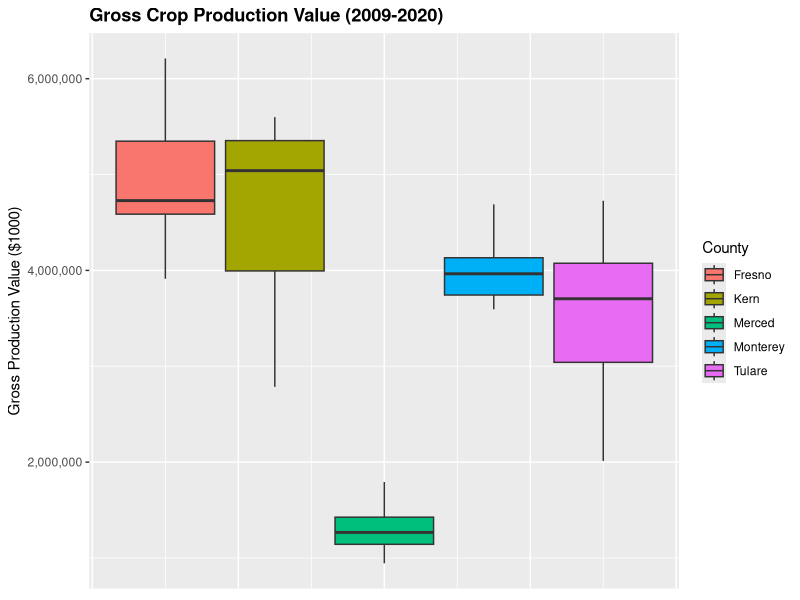
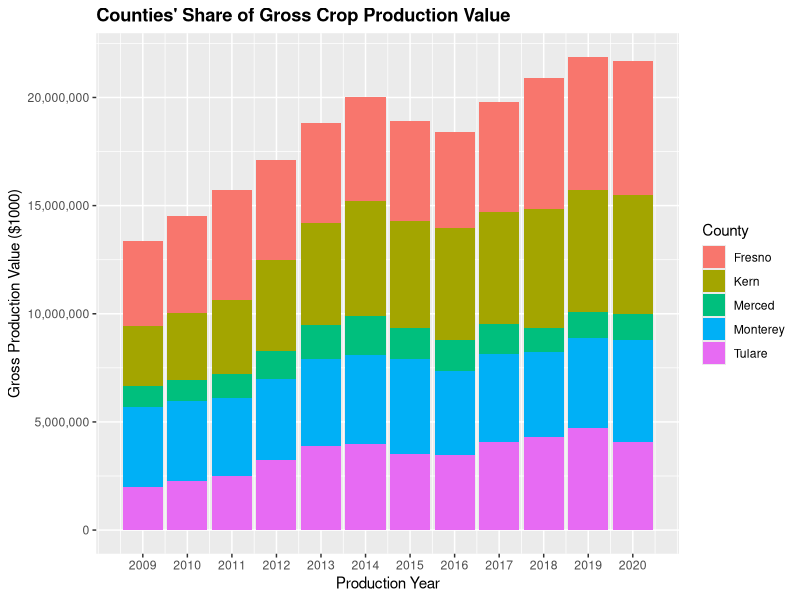
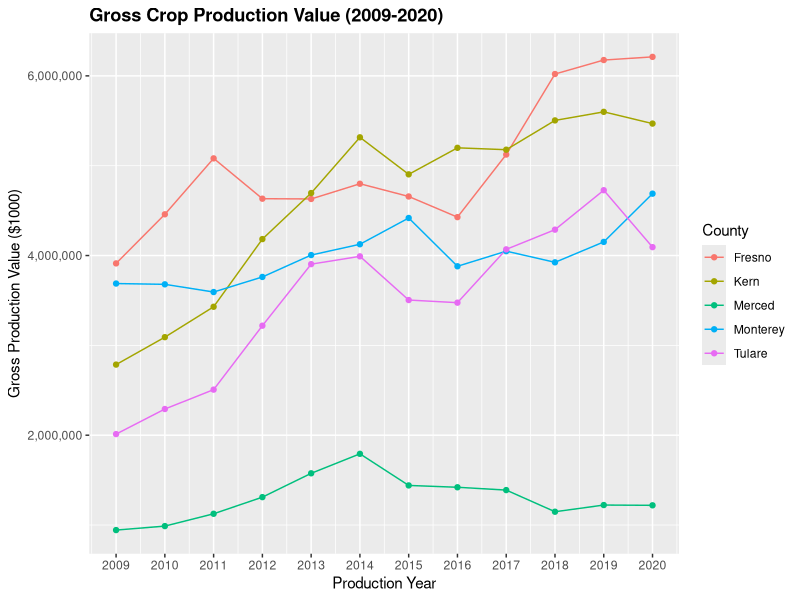

Reproduce these figures in R, in order.
#read in ag crop production data files 2009-2020
library(tidyverse)
library(stringr)
setwd("/Users/christinaharrington/Desktop/ESP-106-Final-Project/Ag Production")

#Set Directory so that if you gave one folder with all your data, someone could read in each data set by only chaning the set directory at the top.

#For all data sets for years 2009-2020, write subset function so we only see data for the 5 counties of interest: Fresno, Kern, Monterey, Merced and Tulare.
#Remove crops that aren't produce or feed (e.g. hay) by finding all crops that contain the words: apiary, cattle, fish, hogs, chickens, eggs, livestock, manure, milk, poultry, sheep, turkeys, wool, flowers, forest products, nursery products, pasture, silage, ostrich,birds,goats (str_detect from stringr package)
#Notice that some data sets have a space at the end of the County name and crop names, while some data sets do not.Remove the trailing white space from those vectors to avoid double counting of crops when you combine all the data frames later.

#2009 DATA
ag2009=read.csv("2009cropyear.csv")
ag2009$Crop.Name=trimws(ag2009$Crop.Name,which="r")
ag2009$County=trimws(ag2009$County,which="r")

ag2009_cntcrops=subset(ag2009,County%in%c("Fresno","Kern","Monterey","Merced","Tulare") &
                      FALSE == str_detect(Crop.Name,"APIARY") &
                      FALSE == str_detect(Crop.Name,"CATTLE") &
                      FALSE == str_detect(Crop.Name,"FISH") &
                      FALSE == str_detect(Crop.Name,"HOGS") &
                      FALSE == str_detect(Crop.Name,"CHICKENS") &
                        FALSE == str_detect(Crop.Name,"EGGS") &
                        FALSE == str_detect(Crop.Name,"LIVESTOCK") &
                        FALSE == str_detect(Crop.Name,"MANURE") &
                        FALSE == str_detect(Crop.Name,"MILK") &
                        FALSE == str_detect(Crop.Name,"POULTRY") &
                        FALSE == str_detect(Crop.Name,"SHEEP") &
                        FALSE == str_detect(Crop.Name,"WOOL") &
                        FALSE == str_detect(Crop.Name,"SILAGE") &
                        FALSE == str_detect(Crop.Name,"NURSERY") &
                        FALSE == str_detect(Crop.Name,"FOREST") &
                        FALSE == str_detect(Crop.Name,"FLOWERS") &
                        FALSE == str_detect(Crop.Name,"PASTURE") &
                        FALSE == str_detect(Crop.Name,"CHRISTMAS") &
                        FALSE == str_detect(Crop.Name,"TURKEYS") &
                        FALSE == str_detect(Crop.Name,"BIRDS") &
                        FALSE == str_detect(Crop.Name,"GOATS") &
                        FALSE == str_detect(Crop.Name,"OSTRICH") &
                        FALSE == str_detect(Crop.Name,"BIOMASS"))

#2010 DATA
ag2010=read.csv("2010cropyear.csv")   
ag2010$Crop.Name=trimws(ag2010$Crop.Name,which="r")
ag2010$County=trimws(ag2010$County,which="r")

ag2010_cntcrops=subset(ag2010,County%in%c("Fresno","Kern","Monterey","Merced","Tulare") &
                         FALSE == str_detect(Crop.Name,"APIARY") &
                         FALSE == str_detect(Crop.Name,"CATTLE") &
                         FALSE == str_detect(Crop.Name,"FISH") &
                         FALSE == str_detect(Crop.Name,"HOGS") &
                         FALSE == str_detect(Crop.Name,"CHICKENS") &
                         FALSE == str_detect(Crop.Name,"EGGS") &
                         FALSE == str_detect(Crop.Name,"LIVESTOCK") &
                         FALSE == str_detect(Crop.Name,"MANURE") &
                         FALSE == str_detect(Crop.Name,"MILK") &
                         FALSE == str_detect(Crop.Name,"POULTRY") &
                         FALSE == str_detect(Crop.Name,"SHEEP") &
                         FALSE == str_detect(Crop.Name,"TURKEYS") &
                         FALSE == str_detect(Crop.Name,"WOOL") &
                         FALSE == str_detect(Crop.Name,"SILAGE") &
                         FALSE == str_detect(Crop.Name,"NURSERY") &
                         FALSE == str_detect(Crop.Name,"FOREST") &
                         FALSE == str_detect(Crop.Name,"FLOWERS") &
                         FALSE == str_detect(Crop.Name,"PASTURE") &
                         FALSE == str_detect(Crop.Name,"CHRISTMAS") &
                         FALSE == str_detect(Crop.Name,"BIRDS") &
                         FALSE == str_detect(Crop.Name,"GOATS") &
                         FALSE == str_detect(Crop.Name,"OSTRICH") &
                         FALSE == str_detect(Crop.Name,"BIOMASS"))


#2011 DATA
ag2011=read.csv("2011cropyear.csv")
ag2011$Crop.Name=trimws(ag2011$Crop.Name,which="r")
ag2011$County=trimws(ag2011$County,which="r")

ag2011_cntcrops=subset(ag2011,County%in%c("Fresno","Kern","Monterey","Merced","Tulare") &
                         FALSE == str_detect(Crop.Name,"APIARY") &
                         FALSE == str_detect(Crop.Name,"CATTLE") &
                         FALSE == str_detect(Crop.Name,"FISH") &
                         FALSE == str_detect(Crop.Name,"HOGS") &
                         FALSE == str_detect(Crop.Name,"CHICKENS") &
                         FALSE == str_detect(Crop.Name,"EGGS") &
                         FALSE == str_detect(Crop.Name,"LIVESTOCK") &
                         FALSE == str_detect(Crop.Name,"MANURE") &
                         FALSE == str_detect(Crop.Name,"MILK") &
                         FALSE == str_detect(Crop.Name,"POULTRY") &
                         FALSE == str_detect(Crop.Name,"SHEEP") &
                         FALSE == str_detect(Crop.Name,"TURKEYS") &
                         FALSE == str_detect(Crop.Name,"WOOL") &
                         FALSE == str_detect(Crop.Name,"SILAGE") &
                         FALSE == str_detect(Crop.Name,"NURSERY") &
                         FALSE == str_detect(Crop.Name,"FOREST") &
                         FALSE == str_detect(Crop.Name,"FLOWERS") &
                         FALSE == str_detect(Crop.Name,"PASTURE") &
                         FALSE == str_detect(Crop.Name,"CHRISTMAS") &
                         FALSE == str_detect(Crop.Name,"BIRDS") &
                         FALSE == str_detect(Crop.Name,"GOATS") &
                         FALSE == str_detect(Crop.Name,"OSTRICH") &
                         FALSE == str_detect(Crop.Name,"BIOMASS"))


#2012 DATA
ag2012=read.csv("2012cropyear.csv")
ag2012$Crop.Name=trimws(ag2012$Crop.Name,which="r")
ag2012$County=trimws(ag2012$County,which="r")

ag2012_cntcrops=subset(ag2012,County%in%c("Fresno","Kern","Monterey","Merced","Tulare") &
                         FALSE == str_detect(Crop.Name,"APIARY") &
                         FALSE == str_detect(Crop.Name,"CATTLE") &
                         FALSE == str_detect(Crop.Name,"FISH") &
                         FALSE == str_detect(Crop.Name,"HOGS") &
                         FALSE == str_detect(Crop.Name,"CHICKENS") &
                         FALSE == str_detect(Crop.Name,"EGGS") &
                         FALSE == str_detect(Crop.Name,"LIVESTOCK") &
                         FALSE == str_detect(Crop.Name,"MANURE") &
                         FALSE == str_detect(Crop.Name,"MILK") &
                         FALSE == str_detect(Crop.Name,"POULTRY") &
                         FALSE == str_detect(Crop.Name,"SHEEP") &
                         FALSE == str_detect(Crop.Name,"TURKEYS") &
                         FALSE == str_detect(Crop.Name,"WOOL") &
                         FALSE == str_detect(Crop.Name,"SILAGE") &
                         FALSE == str_detect(Crop.Name,"NURSERY") &
                         FALSE == str_detect(Crop.Name,"FOREST") &
                         FALSE == str_detect(Crop.Name,"FLOWERS") &
                         FALSE == str_detect(Crop.Name,"PASTURE") &
                         FALSE == str_detect(Crop.Name,"CHRISTMAS") &
                         FALSE == str_detect(Crop.Name,"BIRDS") &
                         FALSE == str_detect(Crop.Name,"GOATS") &
                         FALSE == str_detect(Crop.Name,"OSTRICH") &
                         FALSE == str_detect(Crop.Name,"BIOMASS"))

              
#2013 DATA
ag2013=read.csv("2013cropyear.csv")
ag2013_cntcrops=subset(ag2013,County%in%c("Fresno","Kern","Monterey","Merced","Tulare") &
                         FALSE == str_detect(Crop.Name,"APIARY") &
                         FALSE == str_detect(Crop.Name,"CATTLE") &
                         FALSE == str_detect(Crop.Name,"FISH") &
                         FALSE == str_detect(Crop.Name,"HOGS") &
                         FALSE == str_detect(Crop.Name,"CHICKENS") &
                         FALSE == str_detect(Crop.Name,"EGGS") &
                         FALSE == str_detect(Crop.Name,"LIVESTOCK") &
                         FALSE == str_detect(Crop.Name,"MANURE") &
                         FALSE == str_detect(Crop.Name,"MILK") &
                         FALSE == str_detect(Crop.Name,"POULTRY") &
                         FALSE == str_detect(Crop.Name,"SHEEP") &
                         FALSE == str_detect(Crop.Name,"TURKEYS") &
                         FALSE == str_detect(Crop.Name,"WOOL") &
                         FALSE == str_detect(Crop.Name,"SILAGE") &
                         FALSE == str_detect(Crop.Name,"NURSERY") &
                         FALSE == str_detect(Crop.Name,"FOREST") &
                         FALSE == str_detect(Crop.Name,"FLOWERS") &
                         FALSE == str_detect(Crop.Name,"PASTURE") &
                         FALSE == str_detect(Crop.Name,"CHRISTMAS") &
                         FALSE == str_detect(Crop.Name,"BIRDS") &
                         FALSE == str_detect(Crop.Name,"GOATS") &
                         FALSE == str_detect(Crop.Name,"OSTRICH") &
                         FALSE == str_detect(Crop.Name,"BIOMASS"))
#2014 DATA
ag2014=read.csv("2014cropyear.csv")
ag2014_cntcrops=subset(ag2014,County%in%c("Fresno","Kern","Monterey","Merced","Tulare") &
                         FALSE == str_detect(Crop.Name,"APIARY") &
                         FALSE == str_detect(Crop.Name,"CATTLE") &
                         FALSE == str_detect(Crop.Name,"FISH") &
                         FALSE == str_detect(Crop.Name,"HOGS") &
                         FALSE == str_detect(Crop.Name,"CHICKENS") &
                         FALSE == str_detect(Crop.Name,"EGGS") &
                         FALSE == str_detect(Crop.Name,"LIVESTOCK") &
                         FALSE == str_detect(Crop.Name,"MANURE") &
                         FALSE == str_detect(Crop.Name,"MILK") &
                         FALSE == str_detect(Crop.Name,"POULTRY") &
                         FALSE == str_detect(Crop.Name,"SHEEP") &
                         FALSE == str_detect(Crop.Name,"TURKEYS") &
                         FALSE == str_detect(Crop.Name,"WOOL") &
                         FALSE == str_detect(Crop.Name,"SILAGE") &
                         FALSE == str_detect(Crop.Name,"NURSERY") &
                         FALSE == str_detect(Crop.Name,"FOREST") &
                         FALSE == str_detect(Crop.Name,"FLOWERS") &
                         FALSE == str_detect(Crop.Name,"PASTURE") &
                         FALSE == str_detect(Crop.Name,"CHRISTMAS") &
                         FALSE == str_detect(Crop.Name,"BIRDS") &
                         FALSE == str_detect(Crop.Name,"GOATS") &
                         FALSE == str_detect(Crop.Name,"OSTRICH") &
                         FALSE == str_detect(Crop.Name,"BIOMASS"))

#2015 DATA
ag2015=read.csv("2015cropyear.csv")
ag2015_cntcrops=subset(ag2015,County%in%c("Fresno","Kern","Monterey","Merced","Tulare") &
                         FALSE == str_detect(Crop.Name,"APIARY") &
                         FALSE == str_detect(Crop.Name,"CATTLE") &
                         FALSE == str_detect(Crop.Name,"FISH") &
                         FALSE == str_detect(Crop.Name,"HOGS") &
                         FALSE == str_detect(Crop.Name,"CHICKENS") &
                         FALSE == str_detect(Crop.Name,"EGGS") &
                         FALSE == str_detect(Crop.Name,"LIVESTOCK") &
                         FALSE == str_detect(Crop.Name,"MANURE") &
                         FALSE == str_detect(Crop.Name,"MILK") &
                         FALSE == str_detect(Crop.Name,"POULTRY") &
                         FALSE == str_detect(Crop.Name,"SHEEP") &
                         FALSE == str_detect(Crop.Name,"TURKEYS") &
                         FALSE == str_detect(Crop.Name,"WOOL") &
                         FALSE == str_detect(Crop.Name,"SILAGE") &
                         FALSE == str_detect(Crop.Name,"NURSERY") &
                         FALSE == str_detect(Crop.Name,"FOREST") &
                         FALSE == str_detect(Crop.Name,"FLOWERS") &
                         FALSE == str_detect(Crop.Name,"PASTURE") &
                         FALSE == str_detect(Crop.Name,"CHRISTMAS") &
                         FALSE == str_detect(Crop.Name,"BIRDS") &
                         FALSE == str_detect(Crop.Name,"GOATS") &
                         FALSE == str_detect(Crop.Name,"OSTRICH") &
                         FALSE == str_detect(Crop.Name,"BIOMASS"))
#2016 DATA
ag2016=read.csv("2016cropyear.csv")
ag2016_cntcrops=subset(ag2016,County%in%c("Fresno","Kern","Monterey","Merced","Tulare") &
                         FALSE == str_detect(Crop.Name,"APIARY") &
                         FALSE == str_detect(Crop.Name,"CATTLE") &
                         FALSE == str_detect(Crop.Name,"FISH") &
                         FALSE == str_detect(Crop.Name,"HOGS") &
                         FALSE == str_detect(Crop.Name,"CHICKENS") &
                         FALSE == str_detect(Crop.Name,"EGGS") &
                         FALSE == str_detect(Crop.Name,"LIVESTOCK") &
                         FALSE == str_detect(Crop.Name,"MANURE") &
                         FALSE == str_detect(Crop.Name,"MILK") &
                         FALSE == str_detect(Crop.Name,"POULTRY") &
                         FALSE == str_detect(Crop.Name,"SHEEP") &
                         FALSE == str_detect(Crop.Name,"TURKEYS") &
                         FALSE == str_detect(Crop.Name,"WOOL") &
                         FALSE == str_detect(Crop.Name,"SILAGE") &
                         FALSE == str_detect(Crop.Name,"NURSERY") &
                         FALSE == str_detect(Crop.Name,"FOREST") &
                         FALSE == str_detect(Crop.Name,"FLOWERS") &
                         FALSE == str_detect(Crop.Name,"PASTURE") &
                         FALSE == str_detect(Crop.Name,"CHRISTMAS") &
                         FALSE == str_detect(Crop.Name,"BIRDS") &
                         FALSE == str_detect(Crop.Name,"GOATS") &
                         FALSE == str_detect(Crop.Name,"OSTRICH") &
                         FALSE == str_detect(Crop.Name,"BIOMASS "))

#2017 DATA
ag2017=read.csv("2017cropyear.csv")
ag2017$Crop.Name=trimws(ag2017$Crop.Name,which="r")
ag2017$County=trimws(ag2017$County,which="r")

ag2017_cntcrops=subset(ag2017,County%in%c("Fresno","Kern","Monterey","Merced","Tulare") &
                         FALSE == str_detect(Crop.Name,"APIARY") &
                         FALSE == str_detect(Crop.Name,"CATTLE") &
                         FALSE == str_detect(Crop.Name,"FISH") &
                         FALSE == str_detect(Crop.Name,"HOGS") &
                         FALSE == str_detect(Crop.Name,"CHICKENS") &
                         FALSE == str_detect(Crop.Name,"EGGS") &
                         FALSE == str_detect(Crop.Name,"LIVESTOCK") &
                         FALSE == str_detect(Crop.Name,"MANURE") &
                         FALSE == str_detect(Crop.Name,"MILK") &
                         FALSE == str_detect(Crop.Name,"POULTRY") &
                         FALSE == str_detect(Crop.Name,"SHEEP") &
                         FALSE == str_detect(Crop.Name,"TURKEYS") &
                         FALSE == str_detect(Crop.Name,"WOOL") &
                         FALSE == str_detect(Crop.Name,"SILAGE") &
                         FALSE == str_detect(Crop.Name,"NURSERY") &
                         FALSE == str_detect(Crop.Name,"FOREST") &
                         FALSE == str_detect(Crop.Name,"FLOWERS") &
                         FALSE == str_detect(Crop.Name,"PASTURE") &
                         FALSE == str_detect(Crop.Name,"CHRISTMAS") &
                         FALSE == str_detect(Crop.Name,"BIRDS") &
                         FALSE == str_detect(Crop.Name,"GOATS") &
                         FALSE == str_detect(Crop.Name,"OSTRICH") &
                         FALSE == str_detect(Crop.Name,"BIOMASS"))


#2018 DATA
ag2018err=read.csv("2018cactbsErrata.csv")
ag2018err$Crop.Name=trimws(ag2018err$Crop.Name,which="r")
ag2018err$County=trimws(ag2018err$County,which="r")

ag2018_cntcrops=subset(ag2018err,County%in%c("Fresno","Kern","Monterey","Merced","Tulare") &
                         FALSE == str_detect(Crop.Name,"APIARY") &
                         FALSE == str_detect(Crop.Name,"CATTLE") &
                         FALSE == str_detect(Crop.Name,"FISH") &
                         FALSE == str_detect(Crop.Name,"HOGS") &
                         FALSE == str_detect(Crop.Name,"CHICKENS") &
                         FALSE == str_detect(Crop.Name,"EGGS") &
                         FALSE == str_detect(Crop.Name,"LIVESTOCK") &
                         FALSE == str_detect(Crop.Name,"MANURE") &
                         FALSE == str_detect(Crop.Name,"MILK") &
                         FALSE == str_detect(Crop.Name,"POULTRY") &
                         FALSE == str_detect(Crop.Name,"SHEEP") &
                         FALSE == str_detect(Crop.Name,"TURKEYS") &
                         FALSE == str_detect(Crop.Name,"WOOL") &
                         FALSE == str_detect(Crop.Name,"SILAGE") &
                         FALSE == str_detect(Crop.Name,"NURSERY") &
                         FALSE == str_detect(Crop.Name,"FOREST") &
                         FALSE == str_detect(Crop.Name,"FLOWERS") &
                         FALSE == str_detect(Crop.Name,"PASTURE") &
                         FALSE == str_detect(Crop.Name,"CHRISTMAS") &
                         FALSE == str_detect(Crop.Name,"BIRDS") &
                         FALSE == str_detect(Crop.Name,"GOATS") &
                         FALSE == str_detect(Crop.Name,"OSTRICH") &
                         FALSE == str_detect(Crop.Name,"BIOMASS"))


#2019 DATA
ag2019=read.csv("2019cropyear.csv")
ag2019$Crop.Name=trimws(ag2019$Crop.Name,which="r")
ag2019$County=trimws(ag2019$County,which="r")

ag2019_cntcrops=subset(ag2019,County%in%c("Fresno","Kern","Monterey","Merced","Tulare") &
                         FALSE == str_detect(Crop.Name,"APIARY") &
                         FALSE == str_detect(Crop.Name,"CATTLE") &
                         FALSE == str_detect(Crop.Name,"FISH") &
                         FALSE == str_detect(Crop.Name,"HOGS") &
                         FALSE == str_detect(Crop.Name,"CHICKENS") &
                         FALSE == str_detect(Crop.Name,"EGGS") &
                         FALSE == str_detect(Crop.Name,"LIVESTOCK") &
                         FALSE == str_detect(Crop.Name,"MANURE") &
                         FALSE == str_detect(Crop.Name,"MILK") &
                         FALSE == str_detect(Crop.Name,"POULTRY") &
                         FALSE == str_detect(Crop.Name,"SHEEP") &
                         FALSE == str_detect(Crop.Name,"TURKEYS") &
                         FALSE == str_detect(Crop.Name,"WOOL") &
                         FALSE == str_detect(Crop.Name,"SILAGE") &
                         FALSE == str_detect(Crop.Name,"NURSERY") &
                         FALSE == str_detect(Crop.Name,"FOREST") &
                         FALSE == str_detect(Crop.Name,"FLOWERS") &
                         FALSE == str_detect(Crop.Name,"PASTURE") &
                         FALSE == str_detect(Crop.Name,"CHRISTMAS") &
                         FALSE == str_detect(Crop.Name,"BIRDS") &
                         FALSE == str_detect(Crop.Name,"GOATS") &
                         FALSE == str_detect(Crop.Name,"OSTRICH") &
                         FALSE == str_detect(Crop.Name,"BIOMASS"))

#2020 DATA
ag2020=read.csv("2020cropyear.csv")
ag2020$Crop.Name=trimws(ag2020$Crop.Name,which="r")
ag2020$County=trimws(ag2020$County,which="r")
  
ag2020_cntcrops=subset(ag2020,County%in%c("Fresno","Kern","Monterey","Merced","Tulare") &
                         FALSE == str_detect(Crop.Name,"APIARY") &
                         FALSE == str_detect(Crop.Name,"CATTLE") &
                         FALSE == str_detect(Crop.Name,"FISH") &
                         FALSE == str_detect(Crop.Name,"HOGS") &
                         FALSE == str_detect(Crop.Name,"CHICKENS") &
                         FALSE == str_detect(Crop.Name,"EGGS") &
                         FALSE == str_detect(Crop.Name,"LIVESTOCK") &
                         FALSE == str_detect(Crop.Name,"MANURE") &
                         FALSE == str_detect(Crop.Name,"MILK") &
                         FALSE == str_detect(Crop.Name,"POULTRY") &
                         FALSE == str_detect(Crop.Name,"SHEEP") &
                         FALSE == str_detect(Crop.Name,"TURKEYS") &
                         FALSE == str_detect(Crop.Name,"WOOL") &
                         FALSE == str_detect(Crop.Name,"SILAGE") &
                         FALSE == str_detect(Crop.Name,"NURSERY") &
                         FALSE == str_detect(Crop.Name,"FOREST") &
                         FALSE == str_detect(Crop.Name,"FLOWERS") &
                         FALSE == str_detect(Crop.Name,"PASTURE") &
                         FALSE == str_detect(Crop.Name,"CHRISTMAS") &
                         FALSE == str_detect(Crop.Name,"BIRDS") &
                         FALSE == str_detect(Crop.Name,"GOATS") &
                         FALSE == str_detect(Crop.Name,"OSTRICH") &
                         FALSE == str_detect(Crop.Name,"BIOMASS"))

#Change the 2020 data set column names so it matches the column names of the other data sets, otherwise you won't be able to combine the data frame with the others.
ag2020_cntcrops=rename(ag2020_cntcrops,Yield=Yield..Unit.Acre.,Price.P.U=Price..Dollars.Unit.,Value=Value..Dollars.)


#Now combine all data frames so you see all counties for every year 2009-2020.Some years have differing numbers of observations, so you'll want to use the bind_row function.

allag=bind_rows(ag2009_cntcrops,ag2010_cntcrops,ag2011_cntcrops,ag2012_cntcrops,ag2013_cntcrops,ag2014_cntcrops,ag2015_cntcrops,ag2016_cntcrops,ag2017_cntcrops,ag2018_cntcrops,ag2019_cntcrops,ag2020_cntcrops)


#This isn't the final data frame we're interested in, but create some exploratory data plots & stats of the new data frame. 

yield_summary=print(summary(allag$Yield))
prod_summary=print(summary(allag$Production))
value_summary=print(summary(allag$Value))
harvest_summary=print(summary(allag$Harvested.Acres))

#We're interested in the total value of production for each county in each year. 
#Create data frame that has columns Year, County, Total Value only. We need to sum the value of all crops for each county per year.
#The total production values will be high (in the billions), so far clarity on the graph, divide the value by 1000.
#Use 'group_by' and 'summarize' functions in dplyr

county_yr_total=allag %>%
  group_by(County,Year) %>%
  summarize(Value_sum = sum(Value)/1000)

#Produce exploratory data for the new dataframe
YrCounty_Valuesummary=print(summary(county_yr_total$Value_sum))

YrCountyBoxplot=print(
  ggplot(county_yr_total,aes(y=Value_sum,fill=County))+
  geom_boxplot()+
  scale_y_continuous(name="Gross Production Value ($1000)",labels=scales::comma)+
  ggtitle("Gross Crop Production Value (2009-2020)")+
  theme(plot.title = element_text(face="bold"),
        axis.ticks.x=element_blank(),
        axis.text.x=element_blank()))

YrCountyBar=print(
  ggplot(county_yr_total,aes(Year,Value_sum,fill=County))+
    geom_bar(position="stack",stat="identity")+
    scale_x_continuous(name="Production Year",breaks=c(2009:2020))+
    scale_y_continuous(name="Gross Production Value ($1000)",labels=scales::comma)+
    ggtitle("Counties' Share of Gross Crop Production Value")+
    theme(plot.title = element_text(face="bold"))
)

#Plot all the counties' production values over time
YrCountyLine=print(
  ggplot(county_yr_total,aes(Year,Value_sum,group=County,color=County))+
  ggtitle("Gross Crop Production Value (2009-2020)")+
  geom_line()+
  geom_point()+
  scale_x_continuous(name="Production Year",breaks=c(2009:2020))+
  scale_y_continuous(name="Gross Production Value ($1000)",labels=scales::comma)+
  theme(plot.title = element_text(face="bold")))


#Plot each county's production values over time
EachCounty=
  ggplot(county_yr_total,aes(Year,Value_sum))+
  facet_wrap(~County)+  
  ggtitle("Gross Crop Production Value (2009-2020)")+
    geom_line()+
    geom_point()+
    scale_x_continuous(name="Production Year",breaks=c(2009:2020))+
    scale_y_continuous(name="Gross Production Value ($1000)",labels=scales::comma)+
    theme(plot.title = element_text(face="bold"))


#Save the 2 compiled ag dataframes as objects so you can call them later and use in other R scripts
save(county_yr_total,file="TotalProduction.Rdata")
save(allag,file="5Counties_AllCrops.Rdata")


#NEED TO DO
#Run a linear regression of production value and year? (lm(value~year,data=county_yr_total).How to interpret...
#how good was my model...use glance() - look for R2,adjusted R2,p values, F statistic


#RELATIONSHIP BETWEEN WELL DEPTH AND CROP VALUE PER WELL BUFFER ZONES IN 2015
#CALL WHAT CROPS FALL WITHIN BUFFER ZONES FOR KERN COUNTY BECAUSE WE SEE A DROP
#SUBSET THE AG DATA TO ONLY SHOW THOSE CROPS AND CALCULATE TOTAL VALUE FOR EACH CROP AND COMPARE IF THERE'S A SIG CHANGE SINCE 2009


